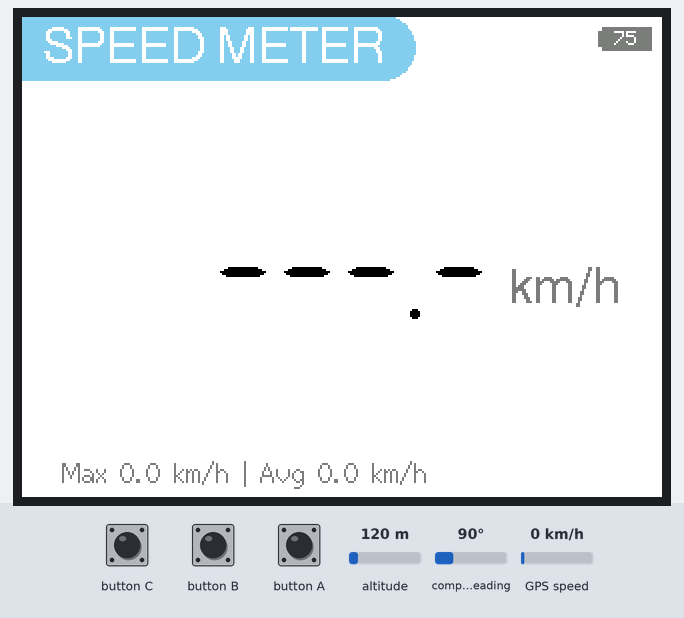
Recording of a program running on a simulated ESP32. Parts: 320×240 colour display. The inputs (shaded band) are chosen by the test bench; at power-on: altitude 120 m, compass heading 90°, GPS speed 0 km/h. The GPS gets a fix after 3 s at 37.7749, -122.4194 with 8 satellites.

Above: at 1.3 s.
1.4 s: button A pressed for 0.15 s
At 2.6 s:
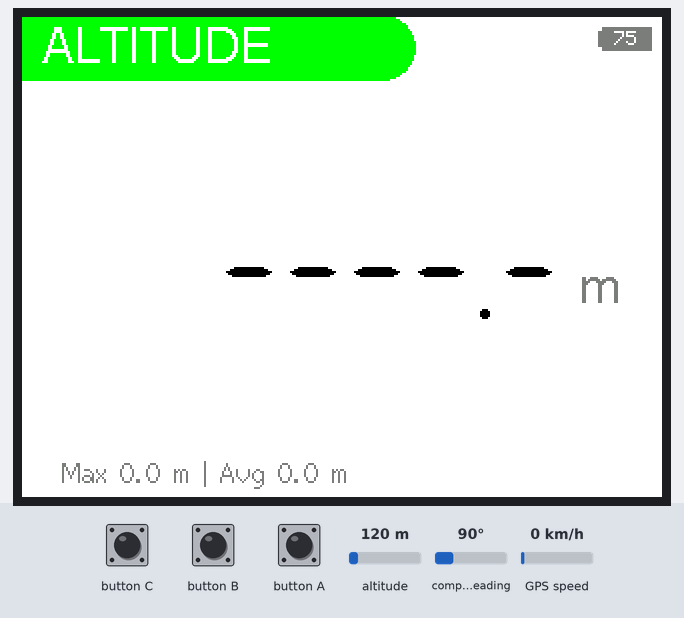
3.2 s: button A pressed for 1 s
At 4.4 s:
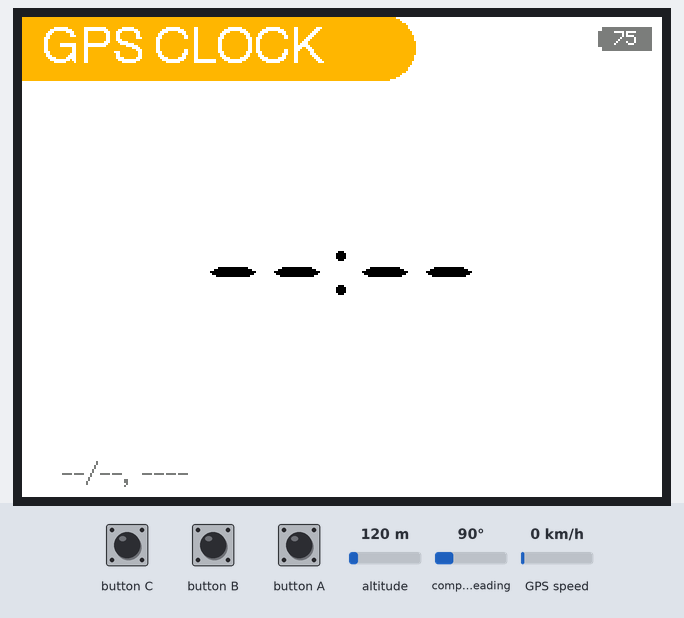
5.7 s: button A pressed for 3.2 s
At 6.4 s:
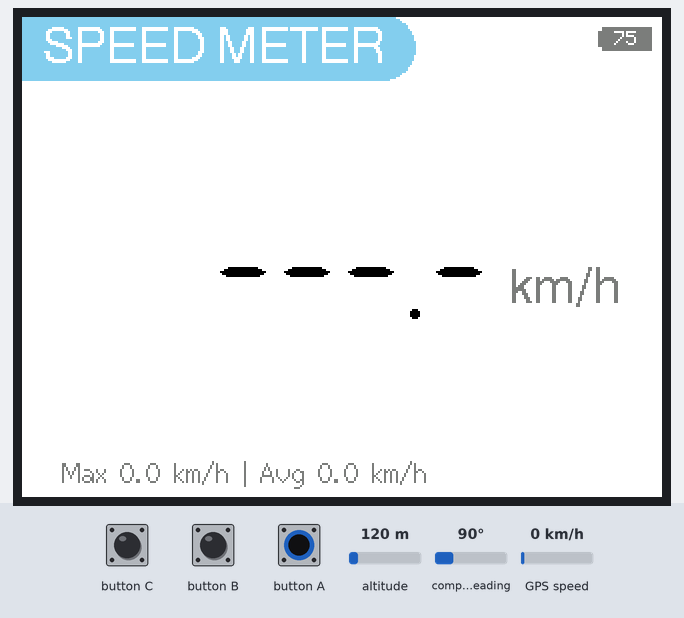
Timing chart, 0 to 8.7 s (numbered marks = the images above; inputs shaded):
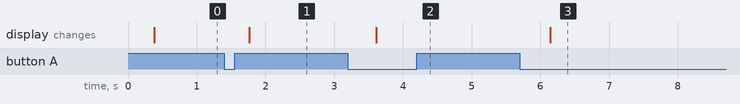

The program:

main.cpp
```cpp
#include <M5Unified.h>
#include <TinyGPS++.h>
#include "time.h"

constexpr int GPS_RX = 33;
constexpr int GPS_TX = 32;
constexpr int GPS_BAUD = 9600;
constexpr int GPS_DATA_HISTORY_COUNT = 60;

constexpr int MODE_COUNT = 3;               // モードの数
constexpr int MODE_SPEED = 0;               // 速度モード
constexpr int MODE_ALTITUDE = 1;            // 高度モード
constexpr int MODE_CLOCK = 2;               // 時計モード

constexpr int AUTO_SLEEP_MS = 10 * 1000;    // 画面が非表示になるまでの時間

HardwareSerial gpsSerial(2);
TinyGPSPlus gps;
M5Canvas canvas(&M5.Lcd);

TaskHandle_t readGpsTaskHandler;

int mode = MODE_SPEED;

uint64_t lastActiveMs = 0;
bool isSleeping = false;

int32_t batteryLevel = 0;
double gpsSpeed = 0;
double gpsAltitude = 0;
TinyGPSDate gpsDate = {};
TinyGPSTime gpsTime = {};

double speedHistory[GPS_DATA_HISTORY_COUNT] = {0};
double altitudeHistory[GPS_DATA_HISTORY_COUNT] = {0};
int currentIndex = 0;

void getMaxAndAvg(double *arr, size_t length, double *outMax, double *outAvg);
void readGpsData(void *);
void showSpeed(bool isValid, double speed, double max, double avg);
void showAltitude(bool isValid, double altitude, double max, double avg);
void showClock(bool isValid, TinyGPSDate date, TinyGPSTime time);
void showBatteryLevel(int value);

void setup()
{
    // Initialize the M5StickC object
    M5.begin();
    M5.Lcd.setRotation(1);

    canvas.setPsram(true);
    canvas.createSprite(M5.Lcd.width(), M5.Lcd.height());

    // GPS serial port initialization
    gpsSerial.begin(GPS_BAUD, SERIAL_8N1, GPS_RX, GPS_TX);

    // 別のコアでGPSデータを読み取る
    xTaskCreatePinnedToCore(readGpsData, "readGpsData", 4096, nullptr, 24, &readGpsTaskHandler, 0);
}

void loop()
{
    M5.update();

    // モード切替・スリープ解除
    if (M5.BtnA.wasPressed())
    {
        lastActiveMs = millis();

        if (isSleeping)
        {
            M5.Lcd.wakeup();
            isSleeping = false;
        }
        else
        {
            mode = (mode + 1) % MODE_COUNT;
        }
    }

    if (isSleeping) return;

    if (!isSleeping && millis() - lastActiveMs > AUTO_SLEEP_MS)
    {
        M5.Lcd.sleep();
        isSleeping = true;
    }

    double max, avg;

    switch (mode)
    {
    case MODE_SPEED:
        getMaxAndAvg(speedHistory, GPS_DATA_HISTORY_COUNT, &max, &avg);
        showSpeed(gps.speed.isValid(), gpsSpeed, max, avg);
        break;
    case MODE_ALTITUDE:
        getMaxAndAvg(altitudeHistory, GPS_DATA_HISTORY_COUNT, &max, &avg);
        showAltitude(gps.altitude.isValid(), gpsAltitude, max, avg);
        break;
    case MODE_CLOCK:
        bool isValid = gps.date.isValid() && gps.time.isValid();
        showClock(isValid, gpsDate, gpsTime);
    }

    showBatteryLevel(batteryLevel);

    canvas.pushSprite(0, 0);
}

void getMaxAndAvg(double *arr, size_t length, double *outMax, double *outAvg)
{
    double max = 0;
    double avg = 0;
    size_t validCount = 0;

    for (int i = 0; i < length; i++)
    {
        if (arr[i] == 0)
            continue;

        if (arr[i] > max)
            max = arr[i];

        avg += arr[i];
        validCount++;
    }

    if (validCount != 0)
        avg /= validCount;

    *outMax = max;
    *outAvg = avg;
}

void readGpsData(void *args)
{
    while (true)
    {
        batteryLevel = M5.Power.getBatteryLevel();

        while (gpsSerial.available() > 0)
        {
            if (gps.encode(gpsSerial.read()))
            {
                break;
            }
        }

        if (gps.altitude.isUpdated())
        {
            gpsAltitude = gps.altitude.meters();
            altitudeHistory[currentIndex] = gpsAltitude;
        }

        if (gps.speed.isUpdated())
        {
            gpsSpeed = gps.speed.kmph();
            speedHistory[currentIndex] = gpsSpeed;
        }

        if (gps.date.isUpdated() || gps.time.isUpdated())
        {
            gpsDate = gps.date;
            gpsTime = gps.time;
        }

        currentIndex = (currentIndex + 1) % GPS_DATA_HISTORY_COUNT;

        delay(1000);
    }
}

void drawHeader(M5Canvas *canvas, const char *title, int color, int titleColor = TFT_WHITE)
{
    canvas->setColor(color);
    canvas->fillRect(0, 0, 180, 32);
    canvas->fillCircle(180, 15, 16);
    canvas->setTextColor(titleColor, color);
    canvas->drawString(title, 10, 4, &fonts::Font4);
}

void showSpeed(bool isValid, double speed, double max, double avg)
{
    canvas.fillScreen(TFT_WHITE);
    canvas.setCursor(0, 0);

    // 現在の速度を文字列に変換
    char speedStr[8];

    if (isValid)
    {
        dtostrf(speed, 4, 1, speedStr);
    }
    else
    {
        strcpy(speedStr, "---.-");
    }

    char maxAvgStr[64];
    sprintf(maxAvgStr, "Max %.1f km/h | Avg %.1f km/h", max, avg);

    auto width = canvas.width();
    auto height = canvas.height();

    // ヘッダーを描画
    drawHeader(&canvas, "SPEED METER", TFT_SKYBLUE);

    // 単位、最高速度、平均速度を描画
    canvas.setTextColor(TFT_DARKGRAY, TFT_WHITE);
    canvas.drawRightString("km/h", width - 20, height / 2 + 4, &fonts::Font4);
    canvas.drawString(maxAvgStr, 20, height - 20, &fonts::Font2);

    // 現在の速度を描画
    canvas.setTextColor(TFT_BLACK, TFT_WHITE);
    canvas.drawRightString(speedStr, width - 85, height / 2 - 16, &fonts::Font7);
}

void showAltitude(bool isValid, double altitude, double max, double avg)
{
    canvas.fillScreen(TFT_WHITE);
    canvas.setCursor(0, 0);

    // 現在の高度を文字列に変換
    char altitudeStr[8];

    if (isValid)
    {
        dtostrf(altitude, 5, 1, altitudeStr);
    }
    else
    {
        strcpy(altitudeStr, "----.-");
    }

    char maxAvgStr[64];
    sprintf(maxAvgStr, "Max %.1f m | Avg %.1f m", max, avg);

    auto width = canvas.width();
    auto height = canvas.height();

    // ヘッダーを描画
    drawHeader(&canvas, "ALTITUDE", TFT_GREEN);

    // 単位、最高高度、平均高度を描画
    canvas.setTextColor(TFT_DARKGRAY, TFT_WHITE);
    canvas.drawRightString("m", width - 20, height / 2 + 4, &fonts::Font4);
    canvas.drawString(maxAvgStr, 20, height - 20, &fonts::Font2);

    // 現在の高度を描画
    canvas.setTextColor(TFT_BLACK, TFT_WHITE);
    canvas.drawRightString(altitudeStr, width - 50, height / 2 - 16, &fonts::Font7);
}

void showClock(bool isValid, TinyGPSDate date, TinyGPSTime time)
{
    canvas.fillScreen(TFT_WHITE);
    canvas.setCursor(0, 0);

    char timeStr[8];
    char dateStr[32];

    if (isValid)
    {
        sprintf(timeStr, "%02d:%02d", (time.hour() + 9) % 24, time.minute());
        sprintf(dateStr, "%02d/%02d, %04d", date.month(), date.day(), date.year());
    }
    else
    {
        strcpy(timeStr, "--:--");
        strcpy(dateStr, "--/--, ----");
    }

    auto width = canvas.width();
    auto height = canvas.height();

    // ヘッダーを描画
    drawHeader(&canvas, "GPS CLOCK", TFT_ORANGE);

    // 日付を描画
    canvas.setTextColor(TFT_DARKGRAY, TFT_WHITE);
    canvas.drawString(dateStr, 20, height - 20, &fonts::Font2);

    // 時刻を描画
    canvas.setTextColor(TFT_BLACK, TFT_WHITE);
    canvas.drawCentreString(timeStr, width / 2, height / 2 - 16, &fonts::Font7);
}

void showBatteryLevel(int value)
{
    auto width = canvas.width();
    auto height = canvas.height();

    char batteryStr[8];
    sprintf(batteryStr, "%d", value);

    canvas.fillRect(width - 30, 5, 25, 12, TFT_DARKGRAY);
    canvas.fillRect(width - 32, 7, 2, 8, TFT_DARKGRAY);

    canvas.setTextColor(TFT_WHITE, TFT_DARKGREY);
    canvas.drawCentreString(batteryStr, width - 18, 7, &fonts::Font0);
}
```

Measured:
- after the input at 1.4 s, the display: changes after 0.36 s (image 1)
- after the input at 3.2 s, the display: changes after 0.41 s (image 2)
- after the input at 5.7 s, the display: changes after 0.45 s (image 3)
